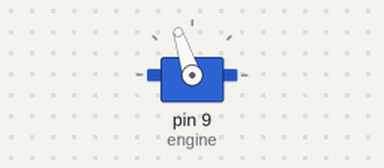
A sketch run on a simulated Arduino Leonardo, built with avr-gcc and run on an emulated ATmega32U4. On the bench: servo.

Above: at 4.05 s.
At 33.9 s:
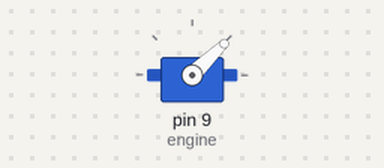
Timing chart, 0 to 43.0 s (numbered marks = the images above):
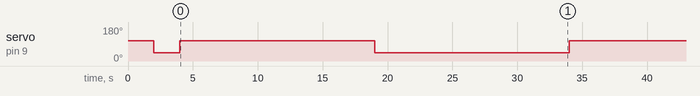

Measured:
- by itself, servo on pin 9 (engine): repeats every 30.0 s: 108° 15.0 s, 44° 15.0 s

The sketch:

basicfloattest.ino
```cpp
#include <Servo.h>
Servo engine;
#define lights Serial1

void setup() {
    // put your setup code here, to run once:
    lights.begin(9600);
    engine.attach(9);
    engine.writeMicroseconds(1655);
    delay(1000*2);
    engine.writeMicroseconds(1000);
    delay(1000*2);
}

void loop() {
    engine.writeMicroseconds(1655);
    lights.print("m");
    delay(1000*15);
    engine.writeMicroseconds(1000);
    lights.print("c");
    delay(1000*15);


}
```
